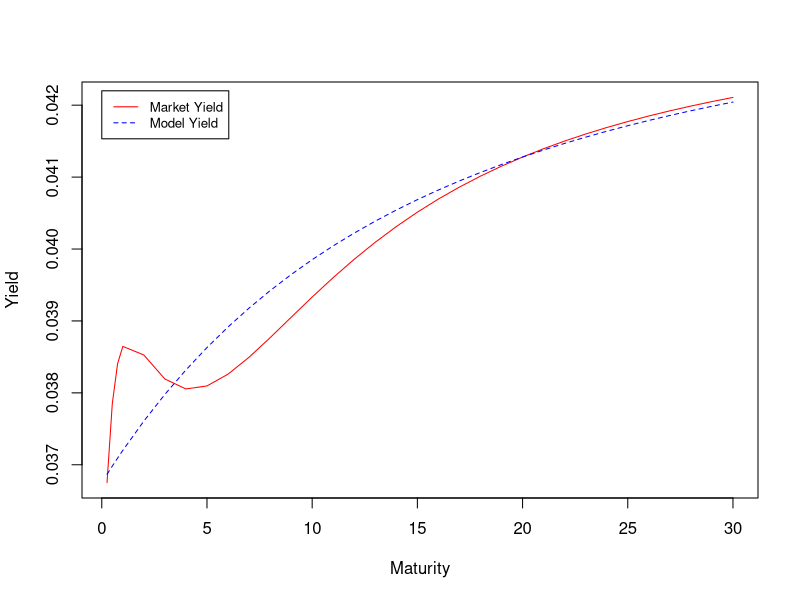

This figure's R source:
setwd("/Users/wanbaep2/Desktop/FIN513/Homework/HW7")
result = read.csv("problem4_result.csv")

plot(result$Maturity, result$Yield.Market., 'l',
     xlab = "Maturity", ylab = "Yield", col = 'red')
lines(result$Maturity, result$Yield.Model., 'l', col = 'blue',
      lty = 2)
legend(0, 0.0422, legend = c("Market Yield", "Model Yield"),
       col = c("red", "blue"), lty = 1:2, cex = 0.8)
